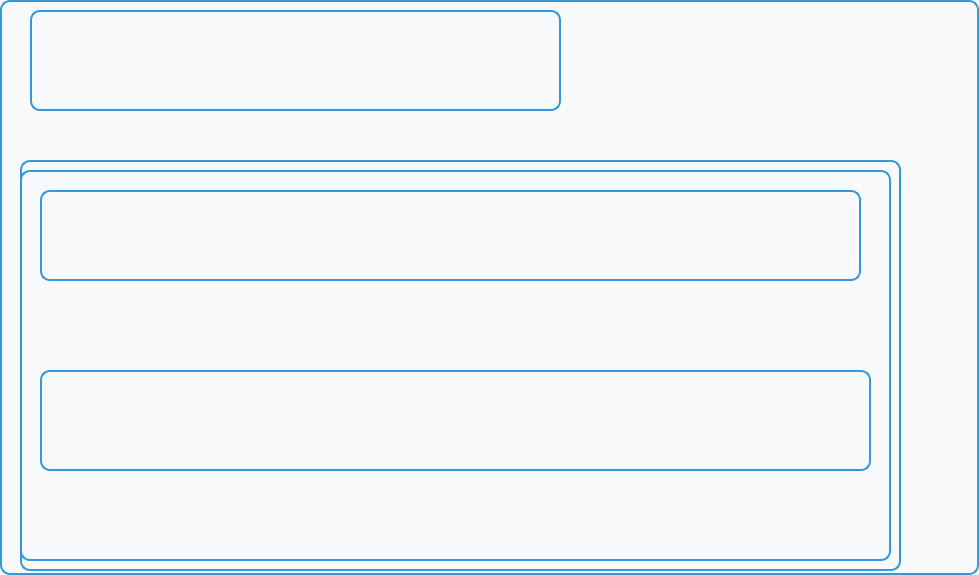
<?xml version="1.0" encoding="UTF-8"?>
<ui version="4.0">
 <class>Home</class>
 <widget class="QWidget" name="Home">
  <property name="geometry">
   <rect>
    <x>0</x>
    <y>0</y>
    <width>979</width>
    <height>575</height>
   </rect>
  </property>
  <property name="windowTitle">
   <string>Home</string>
  </property>
  <property name="styleSheet">
   <string notr="true">background-color: #f8f9fa;
border: 2px solid #3498db;
border-radius: 10px;
font-size: 30px;
font-weight: bold;
color: #2c3e50;
padding: 20px;</string>
  </property>
  <widget class="QLabel" name="labelBienvenue">
   <property name="geometry">
    <rect>
     <x>30</x>
     <y>10</y>
     <width>531</width>
     <height>101</height>
    </rect>
   </property>
   <property name="styleSheet">
    <string notr="true">  color: #2C3E50;
    font-family: 'Segoe UI', Arial, sans-serif;
    font-size: 24px;
    font-weight: bold;</string>
   </property>
   <property name="text">
    <string/>
   </property>
  </widget>
  <widget class="QWidget" name="proftab" native="true">
   <property name="geometry">
    <rect>
     <x>20</x>
     <y>160</y>
     <width>881</width>
     <height>411</height>
    </rect>
   </property>
   <widget class="QLabel" name="nbQuestionsProf">
    <property name="geometry">
     <rect>
      <x>20</x>
      <y>20</y>
      <width>811</width>
      <height>81</height>
     </rect>
    </property>
    <property name="styleSheet">
     <string notr="true">  color: #2C3E50;
    font-family: 'Segoe UI', Arial, sans-serif;
    font-size: 24px;
    font-weight: bold;</string>
    </property>
    <property name="text">
     <string/>
    </property>
   </widget>
   <widget class="QLabel" name="nbDocsProf">
    <property name="geometry">
     <rect>
      <x>20</x>
      <y>140</y>
      <width>811</width>
      <height>81</height>
     </rect>
    </property>
    <property name="styleSheet">
     <string notr="true">  color: #2C3E50;
    font-family: 'Segoe UI', Arial, sans-serif;
    font-size: 24px;
    font-weight: bold;</string>
    </property>
    <property name="text">
     <string/>
    </property>
   </widget>
   <widget class="QLabel" name="nbClassesProf">
    <property name="geometry">
     <rect>
      <x>20</x>
      <y>260</y>
      <width>801</width>
      <height>81</height>
     </rect>
    </property>
    <property name="styleSheet">
     <string notr="true">  color: #2C3E50;
    font-family: 'Segoe UI', Arial, sans-serif;
    font-size: 24px;
    font-weight: bold;</string>
    </property>
    <property name="text">
     <string/>
    </property>
   </widget>
  </widget>
  <widget class="QWidget" name="etdtab" native="true">
   <property name="geometry">
    <rect>
     <x>20</x>
     <y>170</y>
     <width>871</width>
     <height>391</height>
    </rect>
   </property>
   <widget class="QLabel" name="nbDevoirsEtd">
    <property name="geometry">
     <rect>
      <x>20</x>
      <y>20</y>
      <width>821</width>
      <height>91</height>
     </rect>
    </property>
    <property name="styleSheet">
     <string notr="true">  color: #2C3E50;
    font-family: 'Segoe UI', Arial, sans-serif;
    font-size: 24px;
    font-weight: bold;</string>
    </property>
    <property name="text">
     <string/>
    </property>
   </widget>
   <widget class="QLabel" name="nbClassesEtd">
    <property name="geometry">
     <rect>
      <x>20</x>
      <y>200</y>
      <width>831</width>
      <height>101</height>
     </rect>
    </property>
    <property name="styleSheet">
     <string notr="true">  color: #2C3E50;
    font-family: 'Segoe UI', Arial, sans-serif;
    font-size: 24px;
    font-weight: bold;</string>
    </property>
    <property name="text">
     <string/>
    </property>
   </widget>
  </widget>
 </widget>
 <resources/>
 <connections/>
</ui>
